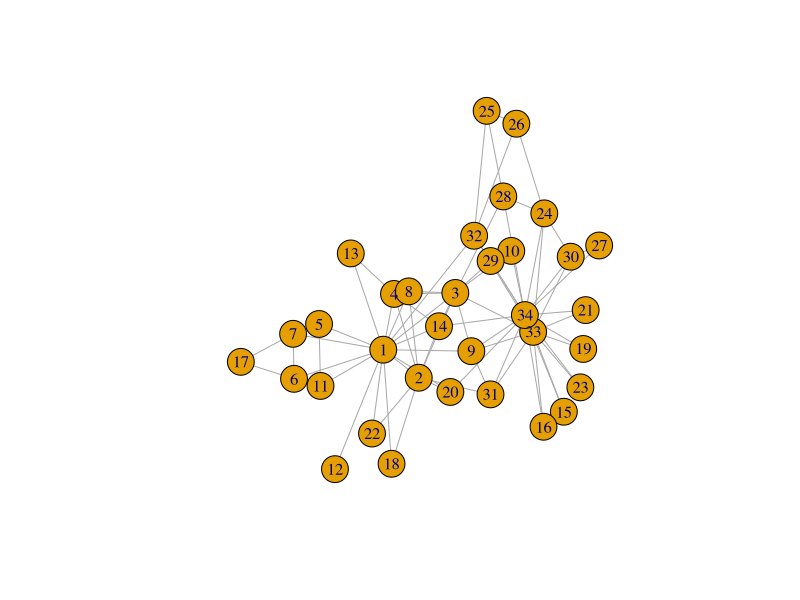
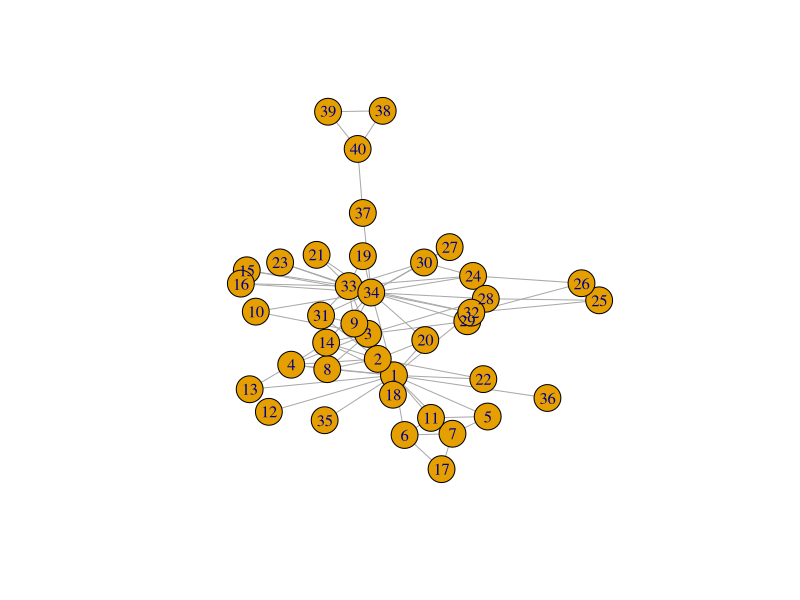
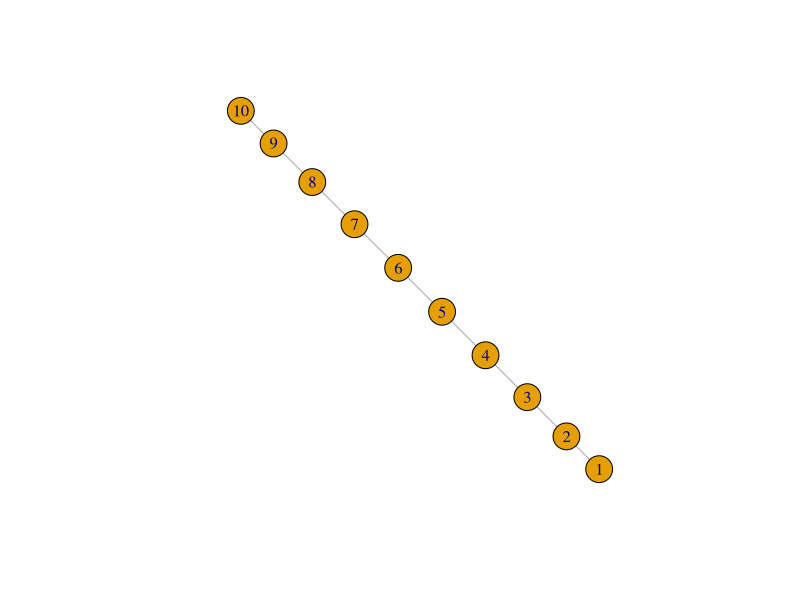
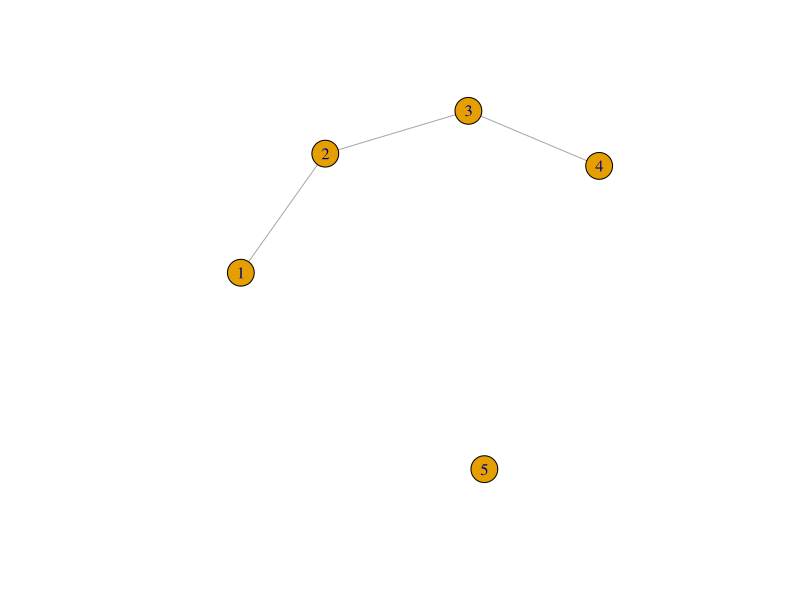
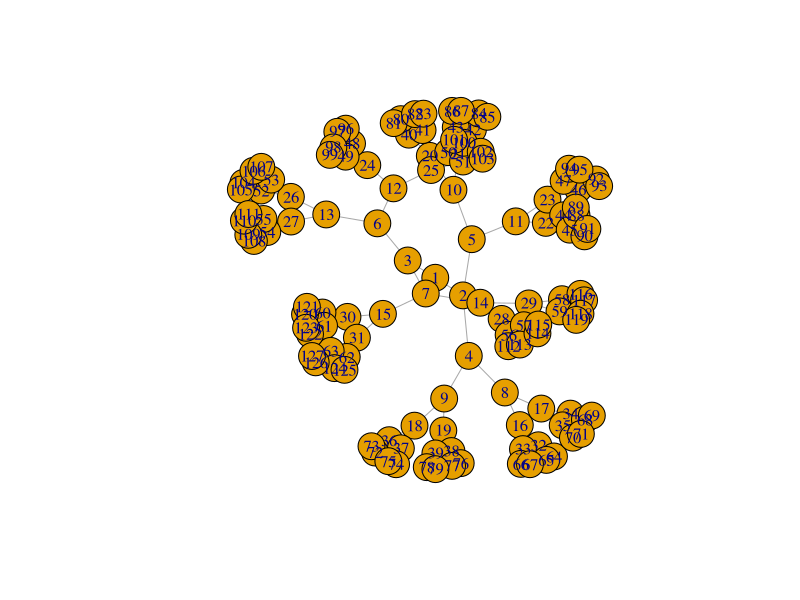
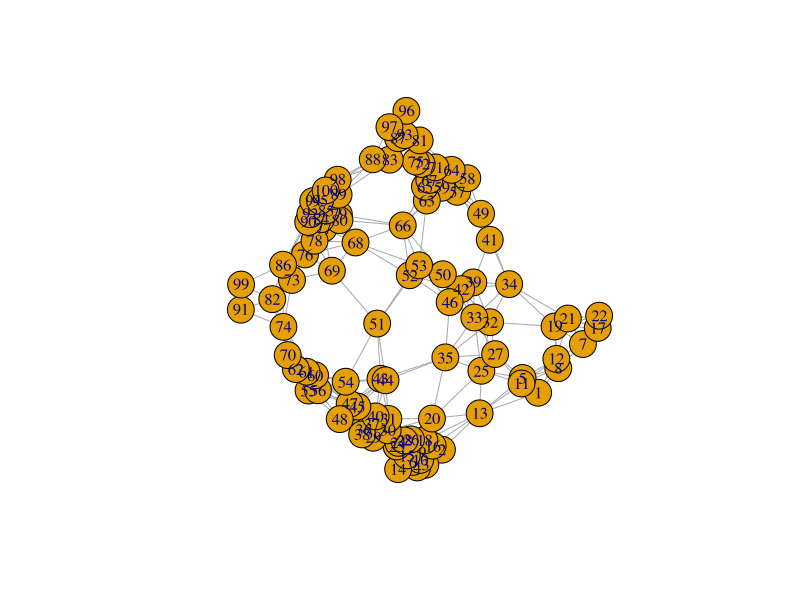
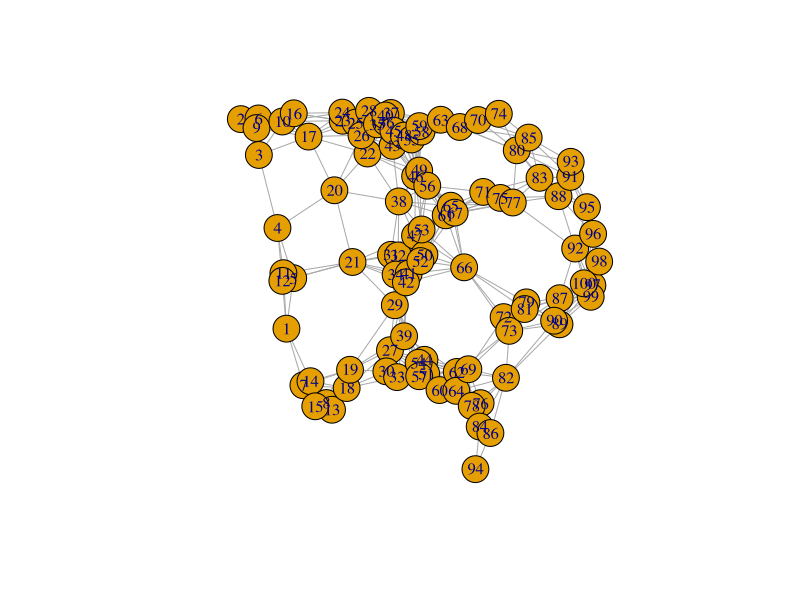
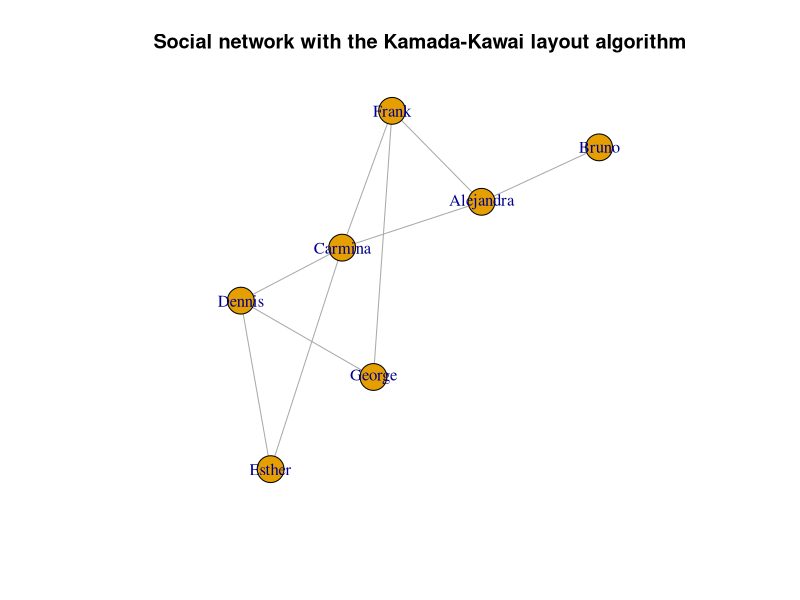

Recreate these plots in R, in order.
## ---- chunk 1
# install.packages("igraph")
library(igraph)
## ---- chunk 2
g <- make_empty_graph()
## ---- chunk 3
g <- make_graph(edges = c(1,2, 1,5), n=10, directed = FALSE)
## ---- chunk 4
g
## ---- chunk 5
summary(g)
## ---- chunk 6
g <- make_graph('Zachary')
## ---- chunk 7
plot(g)
## ---- chunk 8
g <- add_vertices(g, 3)
## ---- chunk 9
g <- add_edges(g, edges = c(1,35, 1,36, 34,37))
## ---- chunk 10
g <- g %>% add_edges(edges=c(1,34)) %>% add_vertices(3) %>%
     add_edges(edges=c(38,39, 39,40, 40,38, 40,37))
g

plot(g)
## ---- chunk 11
get.edge.ids(g, c(1,34))
## ---- chunk 12
g <- delete_edges(g, 82)
## ---- chunk 13
g <- make_ring(10) %>% delete_edges("10|1")
plot(g)
## ---- chunk 14
g <- make_ring(5)
g <- delete_edges(g, get.edge.ids(g, c(1,5, 4,5)))
plot(g)
## ---- chunk 15
graph1 <- make_tree(127, 2, mode = "undirected")
summary(graph1)
plot(graph1)
## ---- chunk 16
graph2 <- make_tree(127, 2, mode = "undirected")
## ---- chunk 17
identical_graphs(graph1,graph2)
## ---- chunk 18
graph1 <- sample_grg(100, 0.2)
summary(graph1)
plot(graph1)
## ---- chunk 19
graph2 <- sample_grg(100, 0.2)
identical_graphs(graph1, graph2)
plot(graph2)
## ---- chunk 20
isomorphic(graph1, graph2)
## ---- chunk 21
g <- make_graph(~ Alice-Bob:Claire:Frank, Claire-Alice:Dennis:Frank:Esther,
                George-Dennis:Frank, Dennis-Esther)
## ---- chunk 22
V(g)$age <- c(25, 31, 18, 23, 47, 22, 50) 
V(g)$gender <- c("f", "m", "f", "m", "m", "f", "m")
E(g)$is_formal <- c(FALSE, FALSE, TRUE, TRUE, TRUE, FALSE, TRUE, FALSE, FALSE)
summary(g)
## ---- chunk 23
E(g)$is_formal
E(g)$is_formal[1] <- TRUE
E(g)$is_formal
## ---- chunk 24
g$date <- c("2022-02-11")
graph_attr(g, "date")
## ---- chunk 25
match(c("George"), V(g)$name)
## ---- chunk 26
V(g)$name[1:3] <- c("Alejandra", "Bruno", "Carmina")
V(g)
## ---- chunk 27
g <- delete_vertex_attr(g, "gender")
V(g)$gender
## ---- chunk 28
degree(g)
## ---- chunk 29
degree(g, 7)
## ---- chunk 30
degree(g, v=c(3,4,5))
## ---- chunk 31
degree(g, v=c("Carmina", "Frank", "Dennis"))
## ---- chunk 32
degree(g, "Bruno")
## ---- chunk 33
edge_betweenness(g)
## ---- chunk 34
ebs <- edge_betweenness(g)
as_edgelist(g)[ebs == max(ebs), ]
## ---- chunk 35
which.max(degree(g))
## ---- chunk 36
graph <- graph.full(n=10)
only_odd_vertices <- which(V(graph)%%2==1)
length(only_odd_vertices)
## ---- chunk 37
seq <- V(graph)[2, 3, 7]
seq
## ---- chunk 38
seq <- seq[1, 3]    # filtering an existing vertex set
seq
## ---- chunk 39
V(g)[age < 30]$name
## ---- chunk 40
`%notin%` <- Negate(`%in%`)
## ---- chunk 41
V(g)$degree <- c("A", "B", "B+", "A+", "C", "A", "B")
V(g)$degree[degree(g) == 3]
## ---- chunk 42
V(g)$name[degree(g) == 3]
## ---- chunk 43
E(g)[.from(3)]
## ---- chunk 44
E(g)[.from("Carmina")]
## ---- chunk 45
E(g) [ 3:5 %--% 5:6 ]
## ---- chunk 46
V(g)$gender <- c("f", "m", "f", "m", "m", "f", "m")
## ---- chunk 47
men <- V(g)[gender == "m"]$name
men
## ---- chunk 48
women <- V(g)[gender == "f"]$name
women
## ---- chunk 49
E(g)[men %--% women]
## ---- chunk 50
get.adjacency(g)
## ---- chunk 51
layout <- layout_with_kk(g)
## ---- chunk 52
layout <- layout_as_tree(g, root = 2)
## ---- chunk 53
layout <- layout_with_kk(g)
## ---- chunk 54
plot(g, layout = layout, main = "Social network with the Kamada-Kawai layout algorithm")
## ---- chunk 55
plot(g, layout = layout_with_fr,
     main = "Social network with the Fruchterman-Reingold layout algorithm")
## ---- chunk 56
V(g)$color <- ifelse(V(g)$gender == "m", "yellow", "red")
plot(g, layout = layout, vertex.label.dist = 3.5,
     main = "Social network - with genders as colors")
## ---- chunk 57
plot(g, layout=layout, vertex.label.dist=3.5, vertex.color=as.factor(V(g)$gender))
## ---- chunk 58
plot(g, layout=layout, vertex.label.dist=3.5, vertex.size=20,
     vertex.color=ifelse(V(g)$gender == "m", "yellow", "red"),
     edge.width=ifelse(E(g)$is_formal, 5, 1))
## ---- chunk 59
library(readxl)

people<-read_xlsx("Networks.xlsx", sheet = "People")
relations<-read_xlsx("Networks.xlsx", sheet ="Relations")

g <- graph_from_data_frame(relations, directed=FALSE, vertices=people)


plot(g)

## ---- chunk 60

suppressMessages(library(dplyr))

BCB<-people%>%
  filter(BCB520 == "TRUE")%>%
  select(name, BCB520)

edgelist<- combn(BCB$name, 2)
edgelist_df <- as.data.frame(t(edgelist))
colnames(edgelist_df) <- c("from", "to")
edgelist_df$BCB520<-"TRUE"
edgelist_df$Advisor<-"FALSE"

relations$BCB520 <- "FALSE"

relations3<-rbind(relations, edgelist_df)

g <- graph_from_data_frame(relations3, directed=FALSE, vertices=people)


plot(g,  layout = layout_with_fr, main = "The Original Graph")


## ---- chunk 61
#Improved Graph

suppressMessages(library(dplyr))

suppressWarnings({
  
  
BCB<-people%>%
  filter(BCB520 == "TRUE")%>%
  select(name, BCB520)

edgelist<- combn(BCB$name, 2)
edgelist_df <- as.data.frame(t(edgelist))
colnames(edgelist_df) <- c("from", "to")
edgelist_df$BCB520<-"TRUE"
edgelist_df$Advisor<-"FALSE"

relations$BCB520 <- "FALSE"

relations3<-rbind(relations, edgelist_df)

g <- graph_from_data_frame(relations3, directed=FALSE, vertices=people)



#colors
department_colors <- c("green", "violet", "orange", "turquoise", "gold", "salmon")

V(g)$color <- department_colors[match(V(g)$department, unique(V(g)$department))]

#Labels
#Order: Barrie, Konrad, Ed, Robyn, Scott, Heidi, Lucas, Yaotian, Ymin, Jian, Geraline
offsets <- matrix(c(-2.1, -3.3, 3, 2.2, -2.7, 3.7, 3.9, 4.3, 3.2, -2.5, 2.5), ncol = 2, byrow = TRUE)
angles <- matrix(c(-pi/2.2, -pi/5, 0, pi/2, pi/2, 0, pi/7, 0, pi/6, -pi/2, -pi/2), ncol = 2, byrow = TRUE, )

V(g)$label.color <- "darkblue"  # Set vertex label color to black
V(g)$label.font <- 4         # Set vertex label font to bold


plot(g,  layout = layout_with_kk, rescale = TRUE,
     vertex.label.dist = offsets, 
     vertex.label.degree = angles,
     vertex.size = 15,
     edge.color = ifelse(E(g)$Advisor == TRUE, "brown", "pink"),
     edge.width = ifelse(E(g)$Advisor == TRUE, 4, 2),
     main = "The Improved Graph")

# Create legend using the same colors
legend("bottomleft", legend = unique(people$department), fill = department_colors, title = "Department")

})
